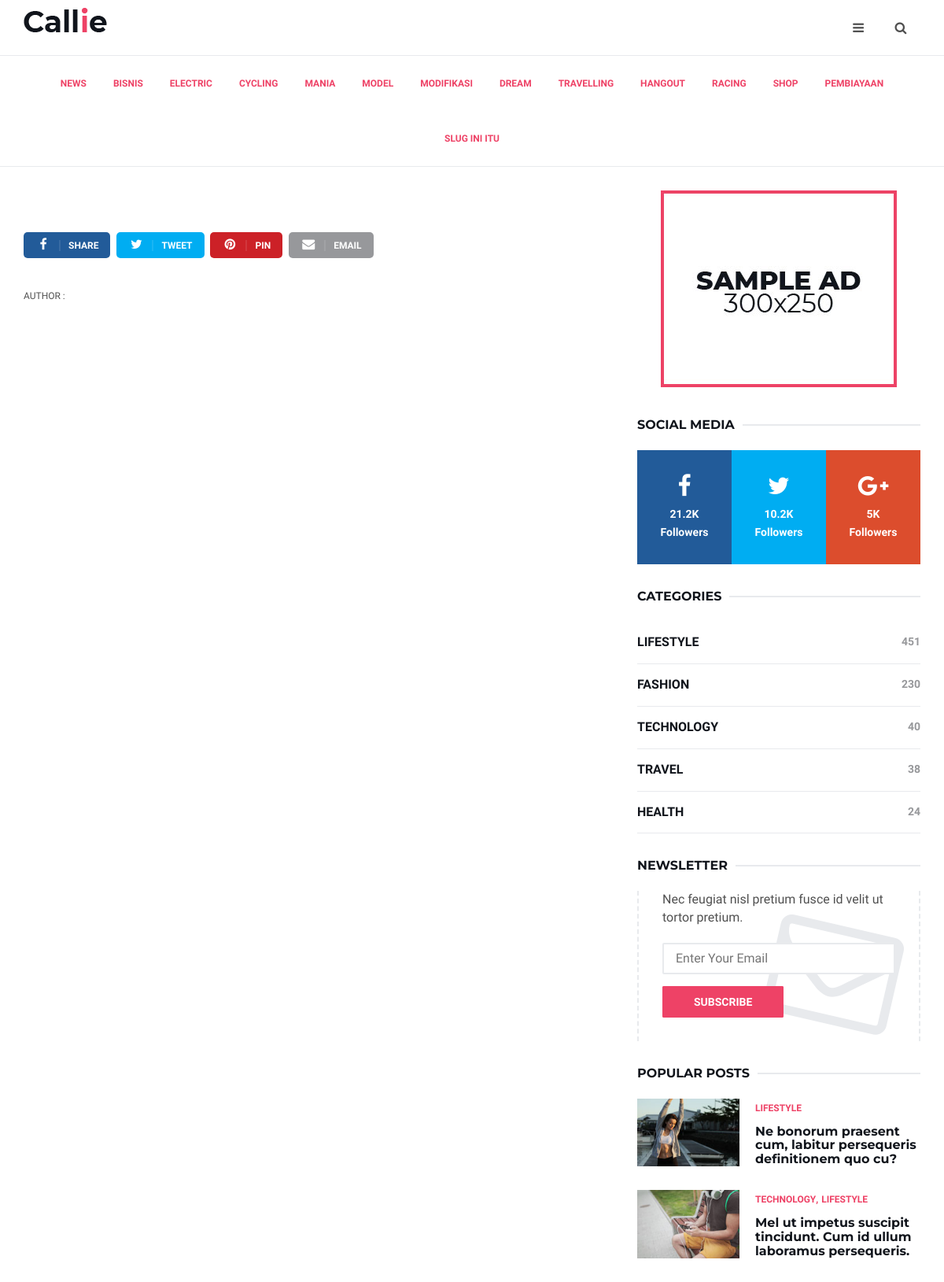
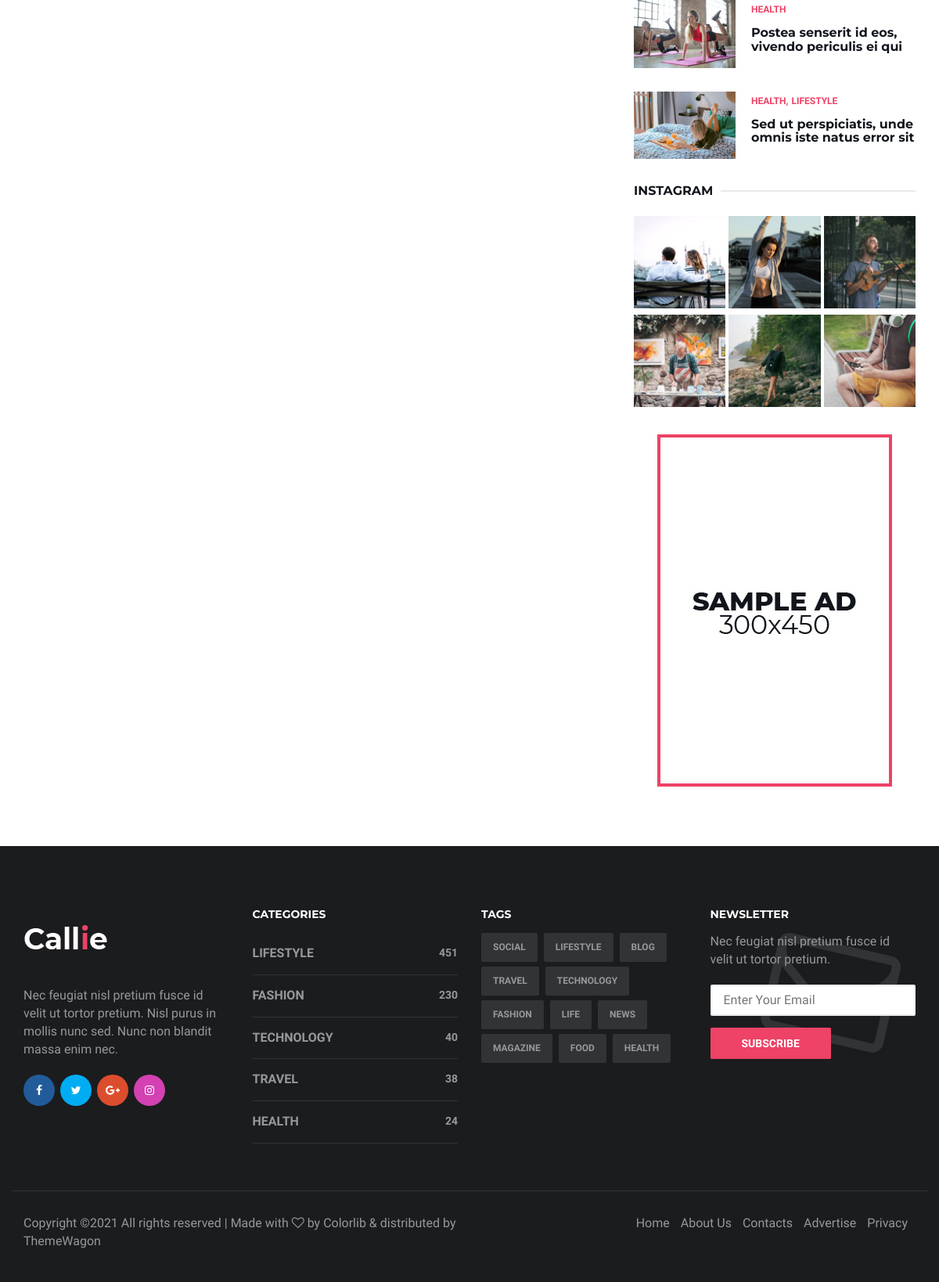
Screenshot of /plugin/article.php with the database file from the repository (2 pictures, top to bottom).
### tables this page shows
CREATE TABLE `kategori` (
  `id_kategori` int(100) NOT NULL,
  `nama_kategori` varchar(50) NOT NULL,
  `slug` varchar(100) NOT NULL
);

### plugin/kategori.php (the view, shortened to what this page needs)
<div id="nav-bottom">
               <div class="container">
                  <ul class="nav-menu post-category">
                     <?php
                        $TAMPIL = "SELECT * FROM kategori";
                        $HASIL = mysqli_query($koneksi,$TAMPIL);
                          while ($row=mysqli_fetch_array($HASIL)) {
                        ?>
                     <li>
                        <a href="plugin/list_kategori.php?kategori=<?php echo $row['nama_kategori']; ?>"><?php echo $row['nama_kategori']; ?></a>
                     </li>
                     <?php } ?>
                  </ul>
               </div>
            </div>

### plugin/article.php (shortened to what this page needs)
<?php include ("../inc/koneksi.php");?>
<!DOCTYPE html>
<html lang="en">
<head>
	<link type="text/css" rel="stylesheet" href="../css/bootstrap.min.css" />
	<link rel="stylesheet" href="../css/font-awesome.min.css">
	<link type="text/css" rel="stylesheet" href="../css/style.css" />
</head>
<body>
	<header id="header">
		<div id="nav">
			 <div id="nav-top">
               <div class="container">
                 <ul class="nav-social">
                    <a href="index.html" class="logo"><img src="./img/logo.png" alt=""></a>
               </ul>
                  <div class="nav-btns">
                     <button class="aside-btn"><i class="fa fa-bars"></i></button>
                     <button class="search-btn"><i class="fa fa-search"></i></button>
                  </div>
               </div>
            </div>
			<?php
                  include ("../plugin/kategori.php");?>
		</div>
		</header>
<?php
                        $ID=$_GET['id'];
                        $query = mysqli_query($koneksi,"SELECT kategori.*, post.* FROM post
                        INNER JOIN kategori ON post.id_kategori=kategori.id_kategori WHERE post.id_post = '$ID'");
                        $data = mysqli_fetch_array($query)
                        ?>
	<div class="section">
		<div class="container">
			<div class="row">
				<div class="col-md-8">
					<div class="post post">
						<a class="post-img"><img src="../pages/images/post/<?php echo $data['gambar']; ?>" alt=""></a>
					</div>
					<div class="section-row">
						<div class="post-share">
							<a href="#" class="social-facebook"><i class="fa fa-facebook"></i><span>Share</span></a>
							<a href="#" class="social-twitter"><i class="fa fa-twitter"></i><span>Tweet</span></a>
							<a href="#" class="social-pinterest"><i class="fa fa-pinterest"></i><span>Pin</span></a>
							<a href="#" ><i class="fa fa-envelope"></i><span>Email</span></a>
						</div>
					</div>
					<div class="section-row">
						<div class="post-tags">
							<ul>
								<li>AUTHOR : <?php echo $data['nama_lengkap']; ?></li>
							</ul>
						</div>
					</div>
				</div>
				<div class="col-md-4">
					<div class="aside-widget text-center">
						<a href="#" style="display: inline-block;margin: auto;">
							<img class="img-responsive" src="./img/ad-3.jpg" alt="">
						</a>
					</div>
					<div class="aside-widget">
						<div class="section-title">
							<h2 class="title">Social Media</h2>
						</div>
						<div class="social-widget">
							<ul>
								<li>
									<a href="#" class="social-facebook">
										<i class="fa fa-facebook"></i>
										<span>21.2K<br>Followers</span>
									</a>
								</li>
								<li>
									<a href="#" class="social-twitter">
										<i class="fa fa-twitter"></i>
										<span>10.2K<br>Followers</span>
									</a>
								</li>
								<li>
									<a href="#" class="social-google-plus">
										<i class="fa fa-google-plus"></i>
										<span>5K<br>Followers</span>
									</a>
								</li>
							</ul>
						</div>
					</div>
					<div class="aside-widget">
						<div class="section-title">
							<h2 class="title">Categories</h2>
						</div>
						<div class="category-widget">
							<ul>
								<li><a href="#">Lifestyle <span>451</span></a></li>
								<li><a href="#">Fashion <span>230</span></a></li>
								<li><a href="#">Technology <span>40</span></a></li>
								<li><a href="#">Travel <span>38</span></a></li>
								<li><a href="#">Health <span>24</span></a></li>
							</ul>
						</div>
					</div>
					<div class="aside-widget">
						<div class="section-title">
							<h2 class="title">Newsletter</h2>
						</div>
						<div class="newsletter-widget">
							<form>
								<p>Nec feugiat nisl pretium fusce id velit ut tortor pretium.</p>
								<input class="input" placeholder="Enter Your Email">
								<button class="primary-button">Subscribe</button>
							</form>
						</div>
					</div>
					<div class="aside-widget">
						<div class="section-title">
							<h2 class="title">Popular Posts</h2>
						</div>
						<div class="post post-widget">
							<a class="post-img" href="blog-post.html"><img src="./img/widget-3.jpg" alt=""></a>
							<div class="post-body">
								<div class="post-category">
									<a href="category.html">Lifestyle</a>
								</div>
								<h3 class="post-title"><a href="blog-post.html">Ne bonorum praesent cum, labitur persequeris definitionem quo cu?</a></h3>
							</div>
						</div>
						<div class="post post-widget">
							<a class="post-img" href="blog-post.html"><img src="./img/widget-2.jpg" alt=""></a>
							<div class="post-body">
								<div class="post-category">
									<a href="category.html">Technology</a>
									<a href="category.html">Lifestyle</a>
								</div>
								<h3 class="post-title"><a href="blog-post.html">Mel ut impetus suscipit tincidunt. Cum id ullum laboramus persequeris.</a></h3>
							</div>
						</div>
						<div class="post post-widget">
							<a class="post-img" href="blog-post.html"><img src="./img/widget-4.jpg" alt=""></a>
							<div class="post-body">
								<div class="post-category">
									<a href="category.html">Health</a>
								</div>
								<h3 class="post-title"><a href="blog-post.html">Postea senserit id eos, vivendo periculis ei qui</a></h3>
							</div>
						</div>
						<div class="post post-widget">
							<a class="post-img" href="blog-post.html"><img src="./img/widget-5.jpg" alt=""></a>
							<div class="post-body">
								<div class="post-category">
									<a href="category.html">Health</a>
									<a href="category.html">Lifestyle</a>
								</div>
								<h3 class="post-title"><a href="blog-post.html">Sed ut perspiciatis, unde omnis iste natus error sit</a></h3>
							</div>
						</div>
					</div>
					<div class="aside-widget">
						<div class="section-title">
							<h2 class="title">Instagram</h2>
						</div>
						<div class="galery-widget">
							<ul>
								<li><a href="#"><img src="./img/galery-1.jpg" alt=""></a></li>
								<li><a href="#"><img src="./img/galery-2.jpg" alt=""></a></li>
								<li><a href="#"><img src="./img/galery-3.jpg" alt=""></a></li>
								<li><a href="#"><img src="./img/galery-4.jpg" alt=""></a></li>
								<li><a href="#"><img src="./img/galery-5.jpg" alt=""></a></li>
								<li><a href="#"><img src="./img/galery-6.jpg" alt=""></a></li>
							</ul>
						</div>
					</div>
					<div class="aside-widget text-center">
						<a href="#" style="display: inline-block;margin: auto;">
							<img class="img-responsive" src="./img/ad-1.jpg" alt="">
						</a>
					</div>
				</div>
			</div>
		</div>
	</div>
	<footer id="footer">
		<div class="container">
			<div class="row">
				<div class="col-md-3">
					<div class="footer-widget">
						<div class="footer-logo">
							<a href="index.html" class="logo"><img src="./img/logo-alt.png" alt=""></a>
						</div>
						<p>Nec feugiat nisl pretium fusce id velit ut tortor pretium. Nisl purus in mollis nunc sed. Nunc non blandit massa enim nec.</p>
						<ul class="contact-social">
							<li><a href="#" class="social-facebook"><i class="fa fa-facebook"></i></a></li>
							<li><a href="#" class="social-twitter"><i class="fa fa-twitter"></i></a></li>
							<li><a href="#" class="social-google-plus"><i class="fa fa-google-plus"></i></a></li>
							<li><a href="#" class="social-instagram"><i class="fa fa-instagram"></i></a></li>
						</ul>
					</div>
				</div>
				<div class="col-md-3">
					<div class="footer-widget">
						<h3 class="footer-title">Categories</h3>
						<div class="category-widget">
							<ul>
								<li><a href="#">Lifestyle <span>451</span></a></li>
								<li><a href="#">Fashion <span>230</span></a></li>
								<li><a href="#">Technology <span>40</span></a></li>
								<li><a href="#">Travel <span>38</span></a></li>
								<li><a href="#">Health <span>24</span></a></li>
							</ul>
						</div>
					</div>
				</div>
				<div class="col-md-3">
					<div class="footer-widget">
						<h3 class="footer-title">Tags</h3>
						<div class="tags-widget">
							<ul>
								<li><a href="#">Social</a></li>
								<li><a href="#">Lifestyle</a></li>
								<li><a href="#">Blog</a></li>
								<li><a href="#">Travel</a></li>
								<li><a href="#">Technology</a></li>
								<li><a href="#">Fashion</a></li>
								<li><a href="#">Life</a></li>
								<li><a href="#">News</a></li>
								<li><a href="#">Magazine</a></li>
								<li><a href="#">Food</a></li>
								<li><a href="#">Health</a></li>
							</ul>
						</div>
					</div>
				</div>
				<div class="col-md-3">
					<div class="footer-widget">
						<h3 class="footer-title">Newsletter</h3>
						<div class="newsletter-widget">
							<form>
								<p>Nec feugiat nisl pretium fusce id velit ut tortor pretium.</p>
								<input class="input" name="newsletter" placeholder="Enter Your Email">
								<button class="primary-button">Subscribe</button>
							</form>
						</div>
					</div>
				</div>
			</div>
			<div class="footer-bottom row">
				<div class="col-md-6 col-md-push-6">
					<ul class="footer-nav">
						<li><a href="index.html">Home</a></li>
						<li><a href="about.html">About Us</a></li>
						<li><a href="contact.html">Contacts</a></li>
						<li><a href="#">Advertise</a></li>
						<li><a href="#">Privacy</a></li>
					</ul>
				</div>
				<div class="col-md-6 col-md-pull-6">
					<div class="footer-copyright">
Copyright &copy;<script>document.write(new Date().getFullYear());</script> All rights reserved | Made with <i class="fa fa-heart-o" aria-hidden="true"></i> by <a href="https://colorlib.com" target="_blank">Colorlib</a> &amp; distributed by <a href="https://themewagon.com" target="_blank">ThemeWagon</a>
					</div>
				</div>
			</div>
		</div>
	</footer>
</body>
</html>

### rows the page displays
kategori: nama_kategori "NEWS"
kategori: nama_kategori "BISNIS"
kategori: nama_kategori "ELECTRIC"
kategori: nama_kategori "CYCLING"
kategori: nama_kategori "MANIA"
kategori: nama_kategori "MODEL"
kategori: nama_kategori "MODIFIKASI"
kategori: nama_kategori "DREAM"
kategori: nama_kategori "TRAVELLING"
kategori: nama_kategori "HANGOUT"
kategori: nama_kategori "RACING"
kategori: nama_kategori "SHOP"
kategori: nama_kategori "PEMBIAYAAN"
kategori: nama_kategori "SLUG INI ITU"
